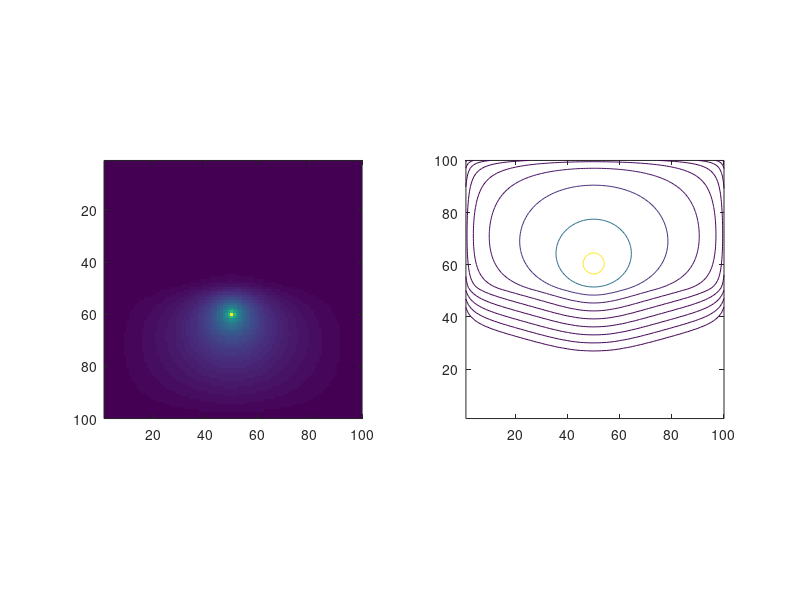

The MATLAB source for this figure:
% do some occupancy grid stuff
gridSize = 100; % 129 is the same as the WoSLaplace2D
n = gridSize*gridSize;


% Make a grid for occupancy of the profile
X = zeros(gridSize,gridSize);

% here is our scene (the walls which will be +ve)
lw = [[0.3, 0.3]; [0.3, 0.7]]*gridSize; % left wall
rw = [[0.7, 0.3]; [0.7, 0.7]]*gridSize; % right wall
tw = [[0.3, 0.3]; [0.7, 0.3]]*gridSize; % top wall
bw = [[0.45, 0.7]; [0.7, 0.7]]*gridSize; % bottom wall (has opening)
val = 1;    % set to 1

%X = drawline(X, lw(1:1,:), lw(2:2,:), val);
%X = drawline(X, rw(1:1,:), rw(2:2,:), val);
%X = drawline(X, bw(1:1,:), bw(2:2,:), val);
%X = drawline(X, tw(1:1,:), tw(2:2,:), val);

X(60,50) = val;


%imagesc(X);

% % lets draw lines around the outside that are -ve
% l = [[1, 1];[1,gridSize]];
% r = [[gridSize,1];[gridSize,gridSize]];
% b = [[1,1];[gridSize, 1]];
% t = [[1,gridSize];[gridSize,gridSize]];
% val = -1;   % set to -1
% 
% X = drawline(X, l(1:1,:), l(2:2,:), val);
% X = drawline(X, r(1:1,:), r(2:2,:), val);
% X = drawline(X, b(1:1,:), b(2:2,:), val);
% X = drawline(X, t(1:1,:), t(2:2,:), val);
% 
% imagesc(X);

rhsx = [];
C = [];
IX = @(i,j) (i-1)*gridSize+(j-1)+1;

for i = 1:gridSize    % row
    for j = 1:gridSize-1  % col
        if ( X(i,j) == 1 )
            rhsx = [rhsx; 1]; 
            crow = zeros(1,n);
            crow(1,IX(i,j)) = 1;
            C = [C; crow];      
        end
    end
end

% subplot(1,2,1)
% imagesc(X);
% axis equal;
% axis([1,gridSize,1,gridSize])

bdyConstraints = size(C,1); 
d = n + bdyConstraints;
S = sparse(d,d);

% http://12000.org/my_notes/mma_matlab_control/KERNEL/KEse82.htm
internalPoints=gridSize;
e   = ones(internalPoints,1);
spe = spdiags([e -2*e e], -1:1,internalPoints,internalPoints);
Iz  = speye(internalPoints);
S(1:n,1:n) = kron(Iz,spe)+kron(spe,Iz);

conductivity = ones(n,1);
conductivity(n/2:end) = 1000;
scale = spdiags(conductivity,0, n,n);

time = 10; % length of time for heat diffusion
S(1:n,1:n)  =  (speye(n,n) - time* scale * S(1:n,1:n)); 

S(n+1:end,1:n) = C;
S(1:n,n+1:end) = C';

rhsxx = [ zeros(n,1); rhsx ];

phix = S \ rhsxx;
%phix = conjgrad( S, rhsxx, 1e-8 );

norm(S*phix-rhsxx)

% reshape to draw in a grid
vx = reshape(phix(1:n),gridSize,gridSize)';

subplot(1,2,1);
imagesc(vx);
%imagesc(log(1.00001-vx));
axis equal;
axis([1,gridSize,1,gridSize])

subplot(1,2,2);
contour(vx, exp(-1:-1:-10))
axis equal;
axis([1,gridSize,1,gridSize])

